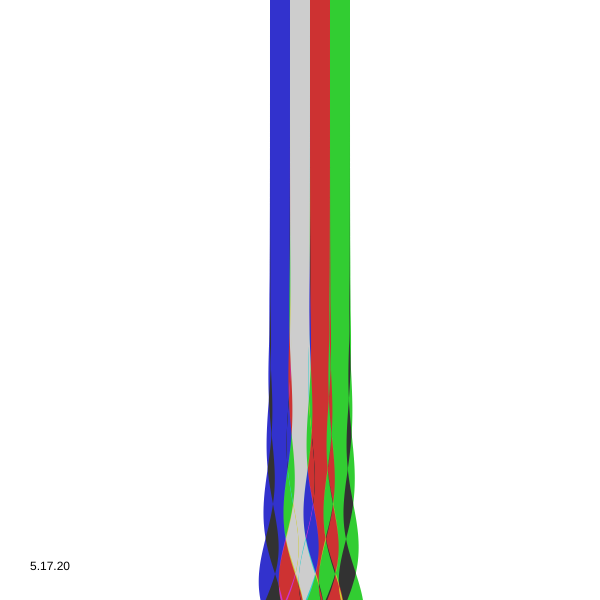
Frame 1 (no input)
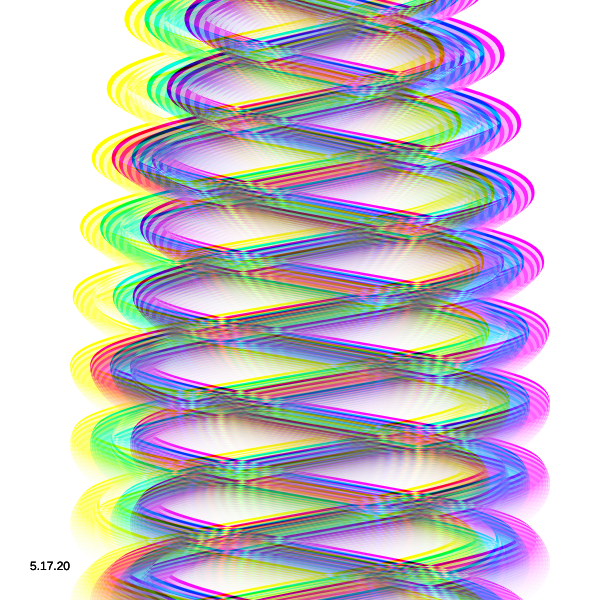
Frame 60 (no input)
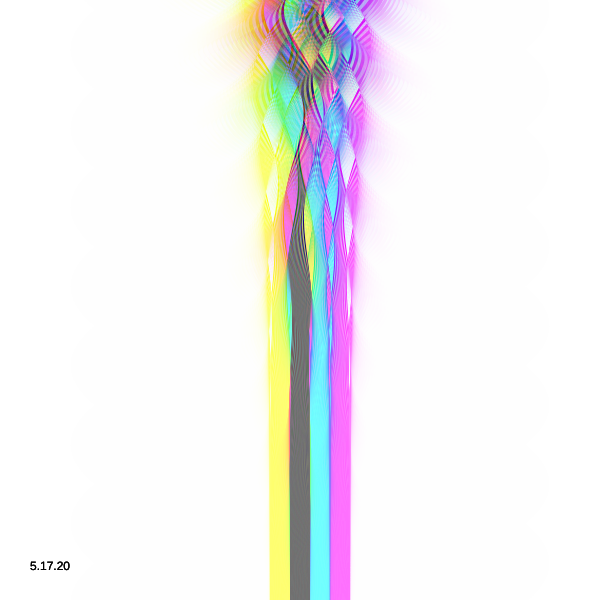
Frame 120 (the mouse pressed at the canvas centre since frame 60)

The p5.js sketch that drew these frames (run headless with seeded random() and noise() and a simulated clock; from frame 60 on, the mouse is pressed at the canvas centre):

// p5.js sketch
// ── sketch.js
/*

FORKED FROM 
 * twisted lines
 *
 * @author aadebdeb
 * @date 2017/02/04

 Fork by Nina Lutz 2020
 */

var colors;
var type;

function setup() {
  createCanvas(600, 600)
  
  colors = [
    color(255, 0, 0),
    color(0, 255, 0),
    color(0, 0, 255)
  ];
  
  type = 0;
}

function draw() {

  blendMode(BLEND);
  background(255, 50)
     fill(0);
  noStroke()
  text("5.17.20", 30, height - 30)
  blendMode(EXCLUSION);
  

  noFill();
  strokeWeight(20);
  for(var i = 0; i < 3; i++) {
    stroke(colors[i]);
    beginShape();
    for(var w = -20; w < width + 20; w += 5) {
      var h = height / 2;
      h += 200 * sin(w * 0.03 + frameCount * 0.07 + i * TWO_PI / 3) * pow(abs(sin(w * 0.001 + frameCount * 0.02)), 5);
      curveVertex(h, w);
    }    
    endShape();
    beginShape();
    stroke(colors[0]);
    for(var w = -20; w < width + 20; w += 5) {
      var h = height / 2;
      h += 200 * sin(w * 0.03 + frameCount * 0.07 + i * TWO_PI / 3) * pow(abs(sin(w * 0.001 + frameCount * 0.02)), 5);
      curveVertex(h + 20, w);
    }    
    endShape();
    beginShape();
    stroke(colors[1]);
    for(var w = -20; w < width + 20; w += 5) {
      var h = height / 2;
      h += 200 * sin(w * 0.03 + frameCount * 0.07 + i * TWO_PI / 3) * pow(abs(sin(w * 0.001 + frameCount * 0.02)), 5);
      curveVertex(h + 40, w);
    }    
    endShape();
    beginShape();
    stroke(colors[2]);
    for(var w = -20; w < width + 20; w += 5) {
      var h = height / 2;
      h += 200 * sin(w * 0.03 + frameCount * 0.07 + i * TWO_PI / 3) * pow(abs(sin(w * 0.001 + frameCount * 0.02)), 5);
      curveVertex(h - 20, w);
    }    
    endShape();
  }
  

}

// function mousePressed() {
//   if(type == 0) {
//     type = 1;
//   } else {
//     type = 0;
//   }
// }
